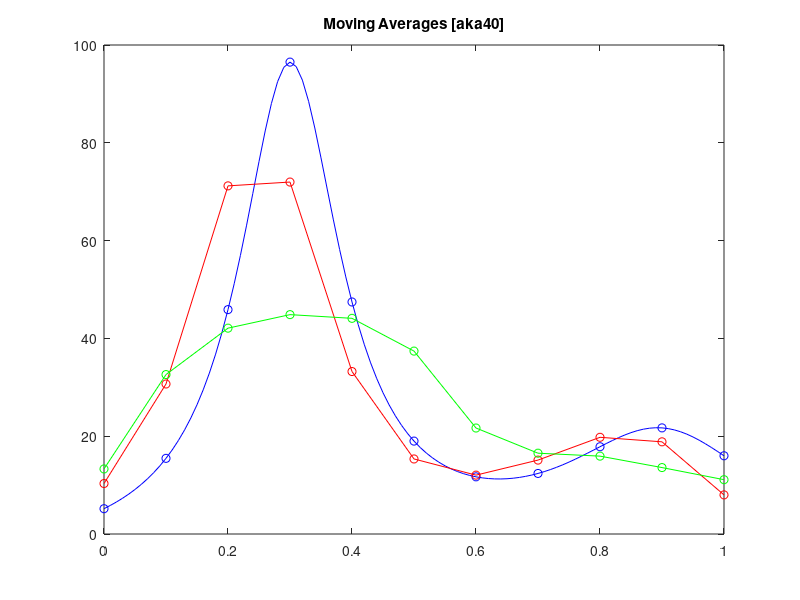

Here is the MATLAB script that generated this plot:
clear 
tc = linspace(0,1, 101);
xc = humps(tc);
td = linspace(0,1,11);
xd = humps(td);
figure(1),clf
plot (tc, xc, 'b-')
hold on
plot (td, xd, 'bo')

movingAverage2 = conv(xd, ones(1,2)/2, 'same')
plot (td, movingAverage2, 'ro-')

movingAverage5 = conv(xd, ones(1,5)/5, 'same')
plot (td, movingAverage5, 'go-')
title("Moving Averages [aka40]")
hold off

print -dpng IP1_EX3_Plot1.png

% The 5 point moving average results in a smoother plot than the 2 point
% moving average. This is due to the 5 point moving average average larger
% samples of data this is. The 5 point moving average also has a lower peak than
% the 2 point moving average